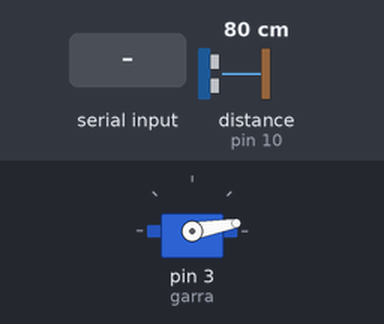
Simulated run of this sketch. Board: Arduino Nano, built with avr-gcc and run on an emulated ATmega328P. Shown: servo. Wiring (inferred from the names in the program): ultrasonic range finder: trigger pin 9; echo pin 10. The test bench sets the inputs (shaded band); at power-on: distance to the obstacle (sensor on pin 10) 80 cm. The echo pulse lasts 58.3 µs per cm; what the sketch prints to the serial monitor is not drawn.

Above: at 1.2 s.
1.3 s: distance to the obstacle (sensor on pin 10) set to 15 cm
4.3 s: distance to the obstacle (sensor on pin 10) set to 12 cm
At 5.4 s:
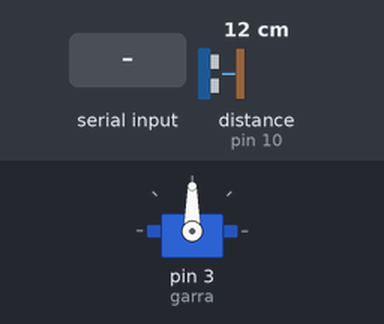
5.9 s: "open\n" received over Serial
At 6.7 s:
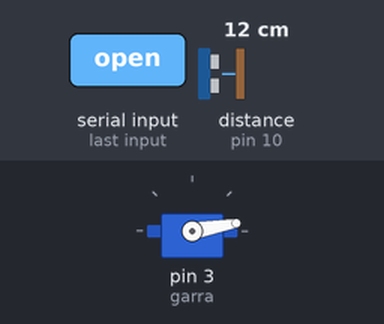
7.5 s: "close\n" received over Serial
At 8.4 s:
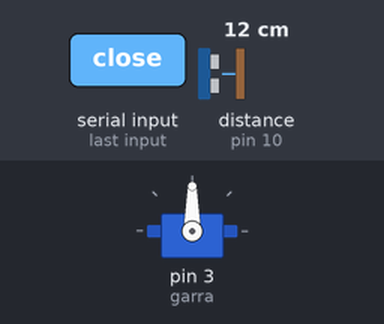
9.0 s: "auto\n" received over Serial
10.5 s: distance to the obstacle (sensor on pin 10) set to 35 cm
At 11.6 s:
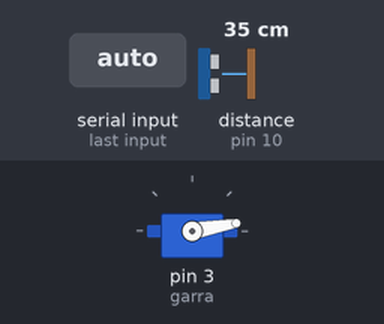
Timing chart, 0 to 13.1 s (numbered marks = the images above; inputs shaded):
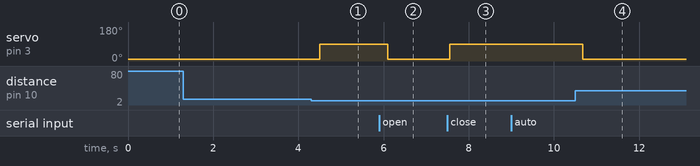

The sketch:

UltrassonicoGarra.ino
```cpp
/*==================== PROGRAM ==============================
 * Program: <+name+>
 * Date of Create: <+date+>
 * Update in: <+update+>
 * Author:Jefferson Bezerra dos Santos
 * Description: <+description+>
 *===========================================================
 */

#include <Arduino.h>
#include <Servo.h>

Servo garra;           // servo da garra
const int trigPin = 9;
const int echoPin = 10;

const int GARRA_ABERTA = 10;   // ajuste conforme montagem (0..180)
const int GARRA_FECHADA = 90;  // ajuste conforme montagem
int threshold_cm = 12;         // distância para fechar (cm)

bool modoAuto = true;

void setup() {
  Serial.begin(9600);
  garra.attach(3);
  garra.write(GARRA_ABERTA);
  pinMode(trigPin, OUTPUT);
  pinMode(echoPin, INPUT);
  Serial.println("Garra pronta. Modo AUTO.");
  Serial.println("Comandos Serial: open, close, auto, stop, set X (cm)");
}

void loop() {
  if (Serial.available()) {
    String cmd = Serial.readStringUntil('\n');
    cmd.trim();
    if (cmd.equalsIgnoreCase("open")) {
      modoAuto = false;
      abrirGarra();
      Serial.println("Comando: abrir");
    } else if (cmd.equalsIgnoreCase("close")) {
      modoAuto = false;
      fecharGarra();
      Serial.println("Comando: fechar");
    } else if (cmd.equalsIgnoreCase("auto")) {
      modoAuto = true;
      Serial.println("Modo AUTOMÁTICO ativado");
    } else if (cmd.equalsIgnoreCase("stop")) {
      modoAuto = false;
      Serial.println("Modo MANUAL (parado)");
    } else if (cmd.startsWith("set ")) {
      int val = cmd.substring(4).toInt();
      if (val > 0) {
        threshold_cm = val;
        Serial.print("Limiar ajustado para ");
        Serial.print(threshold_cm);
        Serial.println(" cm");
      }
    } else {
      Serial.print("Comando desconhecido: ");
      Serial.println(cmd);
    }
  }

  if (modoAuto) {
    int dist = medirDistancia();
    Serial.print("Distância: ");
    Serial.print(dist);
    Serial.println(" cm");

    if (dist > 0 && dist <= threshold_cm) {
      fecharGarra();
      Serial.println("Objeto detectado — fechando garra");
      delay(600); // aguarda pegar
      // opcional: manter fechada por X ms ou adicionar lógica adicional
    } else {
      abrirGarra();
    }
    delay(200);
  } else {
    delay(50); // modo manual: loop leve
  }
}

int medirDistancia() {
  digitalWrite(trigPin, LOW);
  delayMicroseconds(2);
  digitalWrite(trigPin, HIGH);
  delayMicroseconds(10);
  digitalWrite(trigPin, LOW);
  long duration = pulseIn(echoPin, HIGH, 30000); // timeout 30ms
  if (duration == 0) return -1; // sem leitura
  int dist = (int)(duration * 0.034 / 2);
  return dist;
}

void abrirGarra() {
  garra.write(GARRA_ABERTA);
}

void fecharGarra() {
  garra.write(GARRA_FECHADA);
}
```

Measured:
- the behaviour switches between 14 and 13 cm on distance to the obstacle (sensor on pin 10) (found by bisection; images 0 and 1)
- after the input at 1.3 s, every drawn part: stays the same
- after the input at 4.3 s, servo on pin 3 (garra): 10° → 90° after 0.20 s
- after the input at 5.9 s, servo on pin 3 (garra): 90° → 10° after 0.20 s
- after the input at 7.5 s, servo on pin 3 (garra): 10° → 90° after 0.05 s
- after the input at 9.0 s, every drawn part: stays the same
- after the input at 10.5 s, servo on pin 3 (garra): 90° → 10° after 0.17 s
